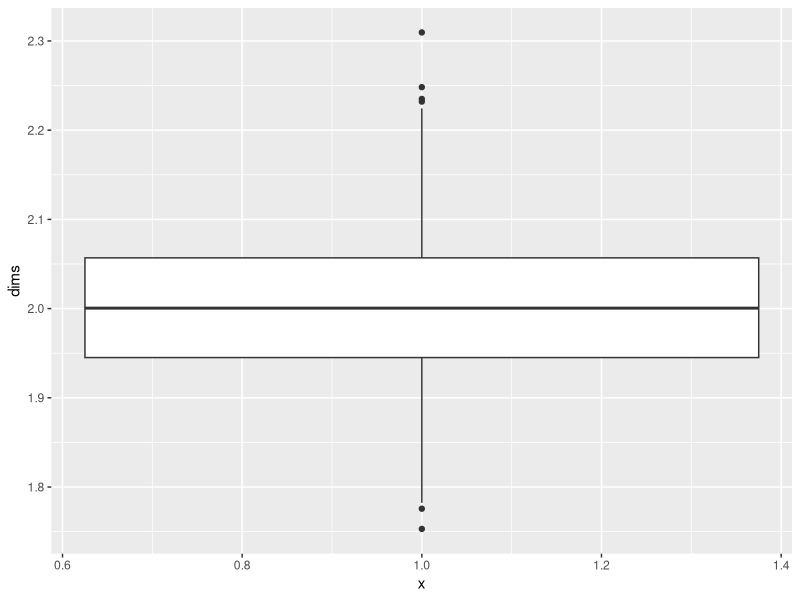
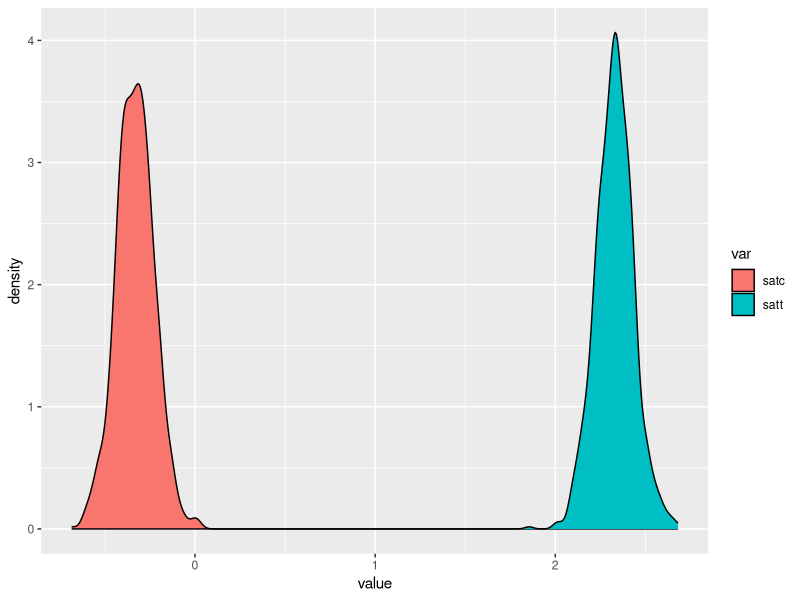
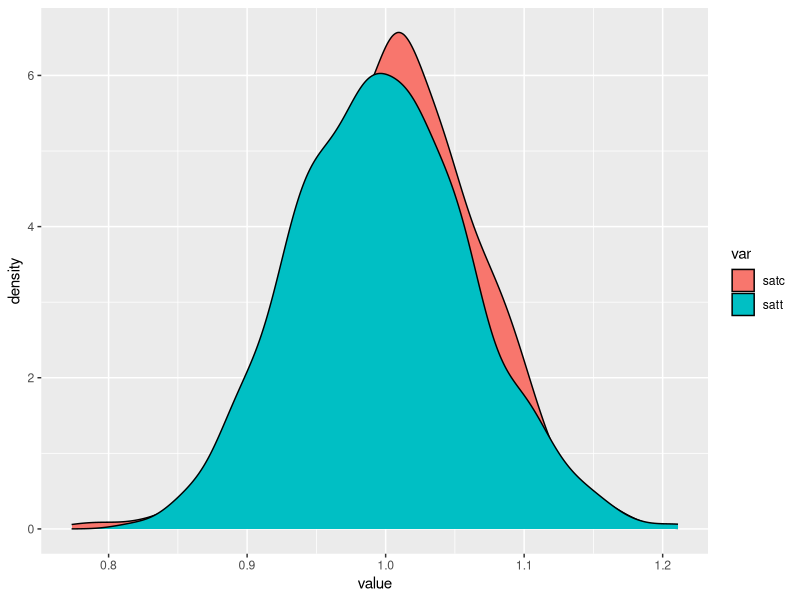
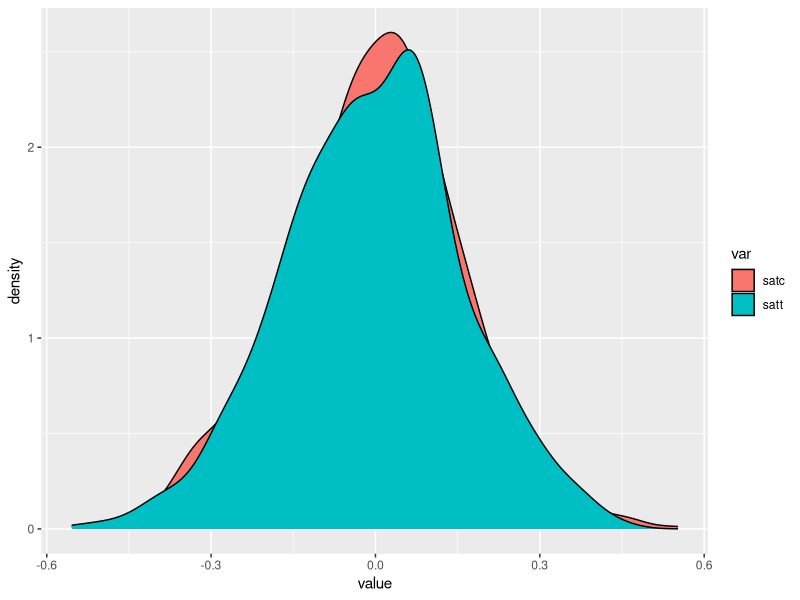
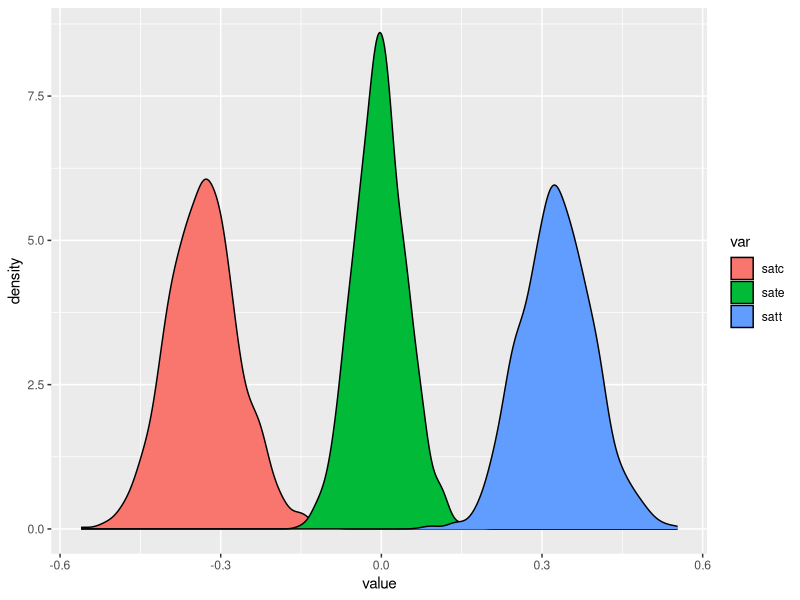

These figures' R source, in order:
## ---- chunk 1
library(tidyverse)

## ---- chunk 2
dgp_p2 <- function(n) {
  tibble(
    x = runif(n, 0, 1),
    d = rbinom(n, 1, 0.25 + 0.5*x),
    y_0 = rnorm(n, 0, 2*x^2 + 1),
    y_1 = rnorm(n, 2, 1)
  )
}

dims <- c()
for(i in 1:1000) {
  data <- dgp_p2(1000)
  dim <- data %>% 
    mutate(y = case_when(
      d == 1 ~ y_1,
      d == 0 ~ y_0
    )) %>% 
    group_by(d) %>% 
    summarise(each = mean(y))
  
  dims <- c(dims, dim$each[2] - dim$each[1])
}

tibble(
  x = dims
) %>% 
  ggplot(aes(x = 1, y = dims)) +
  geom_boxplot()



## ---- chunk 3
# helper function to run the simulation in each part
run_sim <- function(n, .f) {
  .f = as_mapper(.f)
  res <- data.frame()
  
  for(i in 1:1000) {
    data <- .f(1000)
    satc <- data %>% 
      filter(d == 0) %>% 
      summarise(satc = mean(Y_1 - Y_0)) %>% 
      pull()

    satt <- data %>% 
      filter(d == 1) %>% 
      summarise(satt = mean(Y_1 - Y_0)) %>% 
      pull()
    
    sate <- data %>% 
      summarise(sate = mean(Y_1 - Y_0)) %>% 
      pull()
  
    res <- rbind(res, tibble(satc = satc, satt = satt, sate = sate))
  }
  
  res <- res %>% 
    pivot_longer(cols = 1:3, names_to = "var", values_to = "value")
  
  return(res)
  
}
## ---- chunk 4
dgp_a <- function(n) {
  tibble(
    x = runif(n, -1, 1),
    d = rbinom(n , 1, 0.5 + 0.5*x),
    Y_0 = x + rnorm(n, 0, 1),
    Y_1 = 1 + 5*x + rnorm(n, 0 , 1) 
  )
}

a_res <- run_sim(1000, dgp_a)

a_res %>% 
  filter(var != "sate") %>% 
  ggplot(aes(x = value, fill = var)) +
    geom_density()

## ---- chunk 5
dgp_b <- function(n) {
  tibble(
    x = runif(n, -1, 1),
    d = rbinom(n , 1, 0.5 + 0.5*x),
    Y_0 = x + rnorm(n, 0, 1),
    Y_1 = 1 + x + rnorm(n, 0 , 1) 
  )
}


b_res <- run_sim(1000, dgp_b)

b_res %>% 
  filter(var != "sate") %>% 
  ggplot(aes(x = value, fill = var)) +
    geom_density()

## ---- chunk 6
dgp_c <- function(n) {
  tibble(
    x = runif(n, -1, 1),
    d = rbinom(n , 1, 0.5),
    Y_0 = 1 - x + rnorm(n, 0, 1),
    Y_1 = 1 + 5*x + rnorm(n, 0 , 1) 
  )
}


c_res <- run_sim(1000, dgp_c)

c_res %>% 
  filter(var != "sate") %>% 
  ggplot(aes(x = value, fill = var)) +
    geom_density()

## ---- chunk 7
dgp_f <- function(n) {
  x <- runif(n, -1, 1)
  d <- rbinom(n , 1, 0.5 + 0.5*x)
  Y_0 = x  + rnorm(n, 0, 1)
  Y_1 = 2*x + rnorm(n, 0 , 1) 
  tibble(
    x = x,
    d = d,
    Y_0 = Y_0,
    Y_1 = Y_1
  )
}

f_res <- run_sim(1000, dgp_f)

f_res %>% 
  ggplot(aes(x = value, fill = var)) +
    geom_density()
